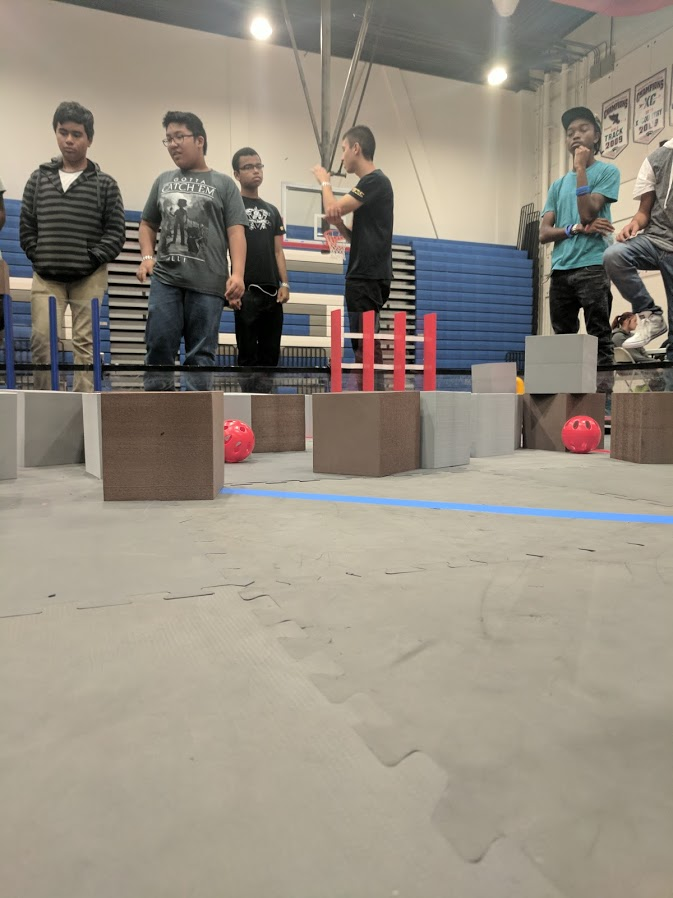
#> input picture images/test1.jpg, 673 x 898 px
$ python DetectLightGlyphs.py   (older library calls are emulated)
#> lines starting #> are read from the running program, lines starting #| are printed output that depends on the picture; after the words box and inside, x2 and y2 are one past the last pixel; in counts of white or black regions, pixels touching at a corner belong together
import cv2
import numpy

raw = cv2.imread("images/test1.jpg")
#> raw is the input picture: shape (898, 673, 3); mean B, G, R 128.8, 141.2, 148.8

height, width = raw.shape[:2]
grey = cv2.cvtColor(raw, cv2.COLOR_BGR2GRAY)
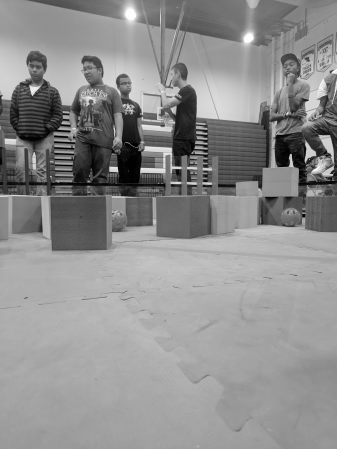
#> grey: shape (898, 673) (shown at 1/2 size); min 0, max 255, mean 142
grey = cv2.GaussianBlur(grey, (3, 3), 1)
grey = cv2.bilateralFilter(grey, 11, 17, 17)
edges = cv2.Canny(grey,20,50)
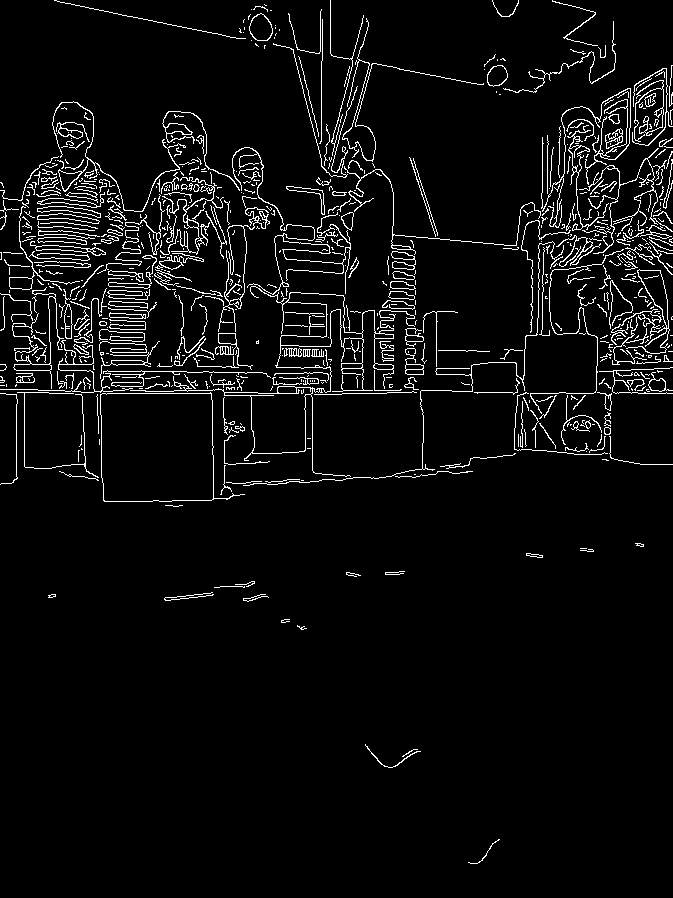
#> edges: shape (898, 673); 5% white in thin lines or dots
structure = cv2.getStructuringElement(cv2.MORPH_RECT, (45,45))
edges = cv2.morphologyEx(edges, cv2.MORPH_CLOSE, structure)
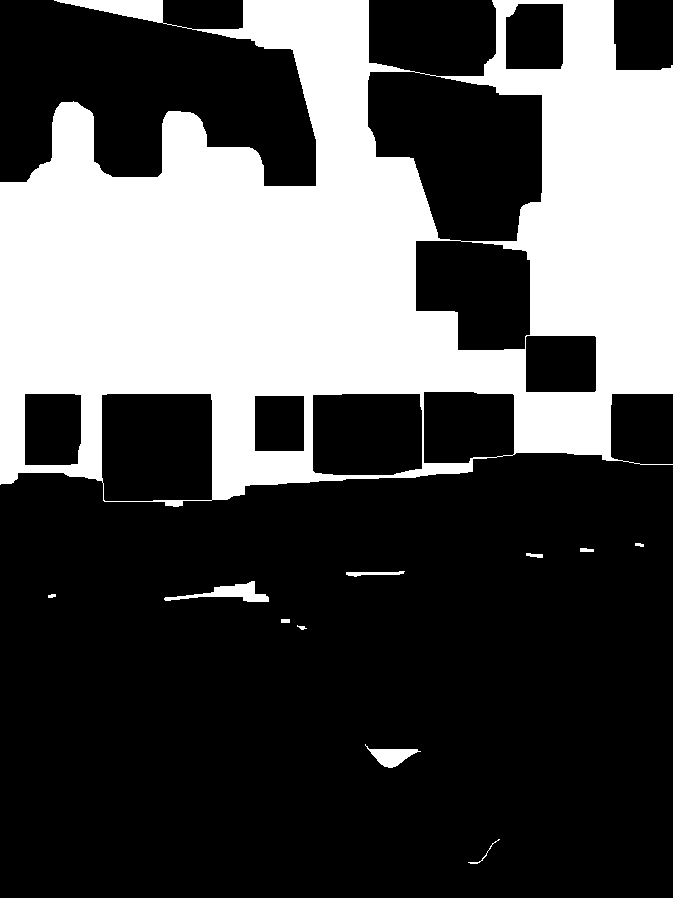
#> edges: shape (898, 673); 31.6% white; 11 white regions

img1, cnts, hq = cv2.findContours(edges.copy(), cv2.RETR_TREE, cv2.CHAIN_APPROX_SIMPLE)
#> cnts = 20 contours, 4 with area under 20; largest, box (x1, y1, x2, y2) and area: (0, 0, 673, 507) 259768, (367, 71, 543, 242) 21944, (101, 393, 213, 502) 11871, (415, 240, 531, 351) 10539, (312, 393, 423, 476) 8810; hq = 20 rows, first 6: [1, -1, -1, -1], [2, 0, -1, -1], [3, 1, -1, -1], [4, 2, -1, -1], [5, 3, -1, -1], [6, 4, -1, -1]


cnts = sorted(cnts, key = cv2.contourArea, reverse = True)[:10]
#> cnts = 10 contours; largest, box (x1, y1, x2, y2) and area: (0, 0, 673, 507) 259768, (367, 71, 543, 242) 21944, (101, 393, 213, 502) 11871, (415, 240, 531, 351) 10539, (312, 393, 423, 476) 8810
screenCnt = None

cubeMask = numpy.zeros((height,width), numpy.uint8)

for c in cnts:
    # approximate the contour


    peri = cv2.arcLength(c, True)
    approx = cv2.approxPolyDP(c, 0.02 * peri, True)

    # if our approximated contour has four points, then
    # we can assume that we have found our screen
    hullPoints = cv2.convexHull(c)
    cv2.polylines(raw, hullPoints,True, (0,255,255), 4)

    if len(approx) <= 5:
       cv2.drawContours(raw, [approx], -1, (255,255,255))
#> this loop made 10 passes
#> (peri, approx) on passes 3, 5, 6, 7, 8, 10: (432.1, [[101, 395], [210, 393], [212, 499], [105, 501]]), (374, [[312, 395], [419, 393], [422, 468], [315, 473]]), (318.4, [[423, 392], [512, 393], [514, 453], [424, 463]]), (251.9, [[525, 337], [594, 335], [596, 390], [526, 392]]), (252.7, [[25, 393], [81, 395], [77, 464], [24, 464]]), (209.7, [[255, 395], [304, 396], [303, 451], [254, 450]])
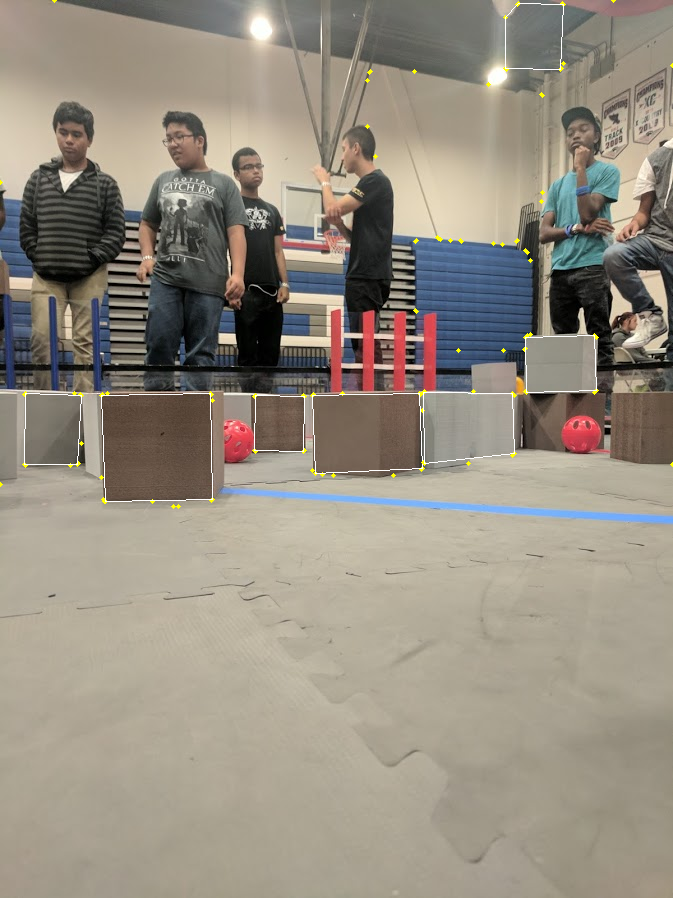
#> raw: shape (898, 673, 3); 0.51% of pixels changed, all inside (x1, y1, x2, y2) = (0, 0, 673, 509)


cubeLayer = cv2.bitwise_and(raw, raw, mask=cubeMask)
#> cubeLayer: shape (898, 673, 3); every value is 0

areas = [cv2.contourArea(c) for c in cnts]
#> areas = [259768, 21943.5, 11871, 10539, 8809.5, 6175.5, 4040.5, 4031.5, 3698, 2798]
max_index = numpy.argmax(areas)
#> max_index = 0
c=cnts[max_index]
#> c = contour of 466 points, box (x1, y1, x2, y2) (0, 0, 673, 507), area 259768

x,y,w,h = cv2.boundingRect(c)
#> x = 0; y = 0; w = 673; h = 507

result = int(x + (w/2))
#> result = 336

cv2.rectangle(raw,(x,y),(x+w,y+h),(0,255,0),2)
cv2.putText(raw, "Chosen" , (x + 10,y + int(h/2) - 40), cv2.FONT_HERSHEY_COMPLEX, 0.8, (0,255,0), 2)

cv2.putText(raw, "RESULT: " + str(result), (result,30),0,1,(0,255,0), 1)
cv2.line(raw,(result,0), (result, 1000), (0,255,0), 3)
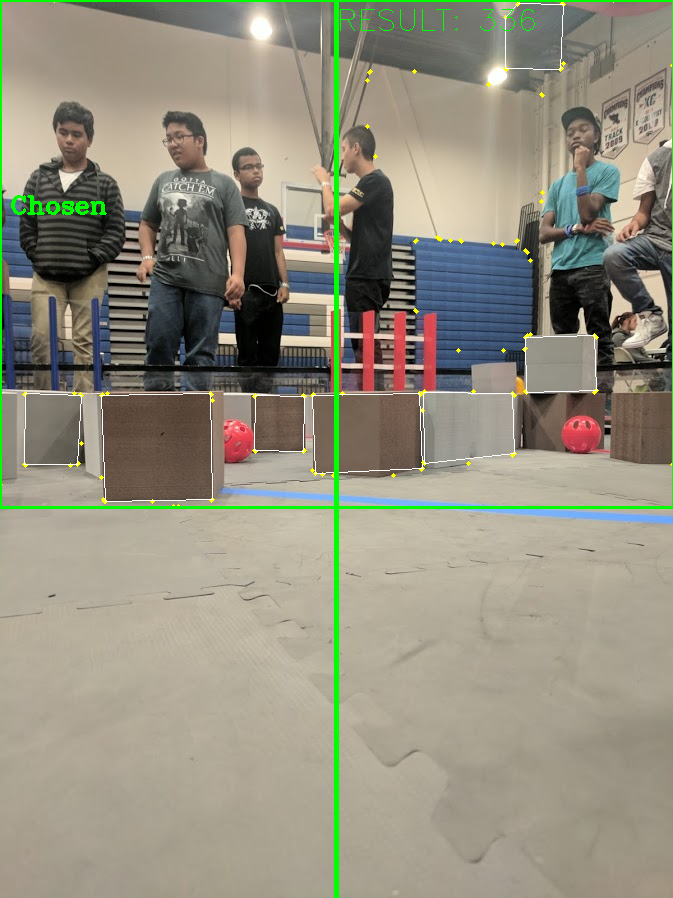
#> raw: shape (898, 673, 3); mean B, G, R 126.9, 143.9, 146.9

cv2.imshow("Raw", raw)


cv2.imshow("Cube Layer", cubeLayer)

cv2.imshow("Raw", raw)

cv2.imshow("Edges", edges)

while(True):
    if cv2.waitKey(1) & 0xFF == ord('q'):
#> (key q is pressed here)
        break

$ run again, with images/test2.jpg copied over images/test1.jpg
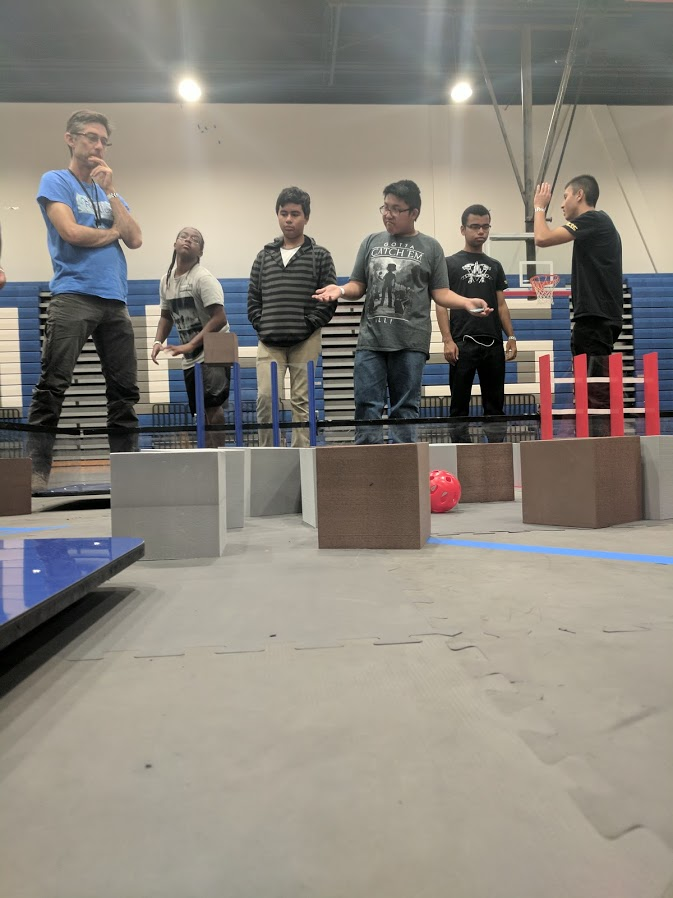
#> input picture images/test2.jpg, 673 x 898 px
#> raw is the input picture: shape (898, 673, 3); mean B, G, R 125.3, 134, 139.4
#> `edges = cv2.morphologyEx(edges, cv2.MORPH_CLOSE, structure)`:
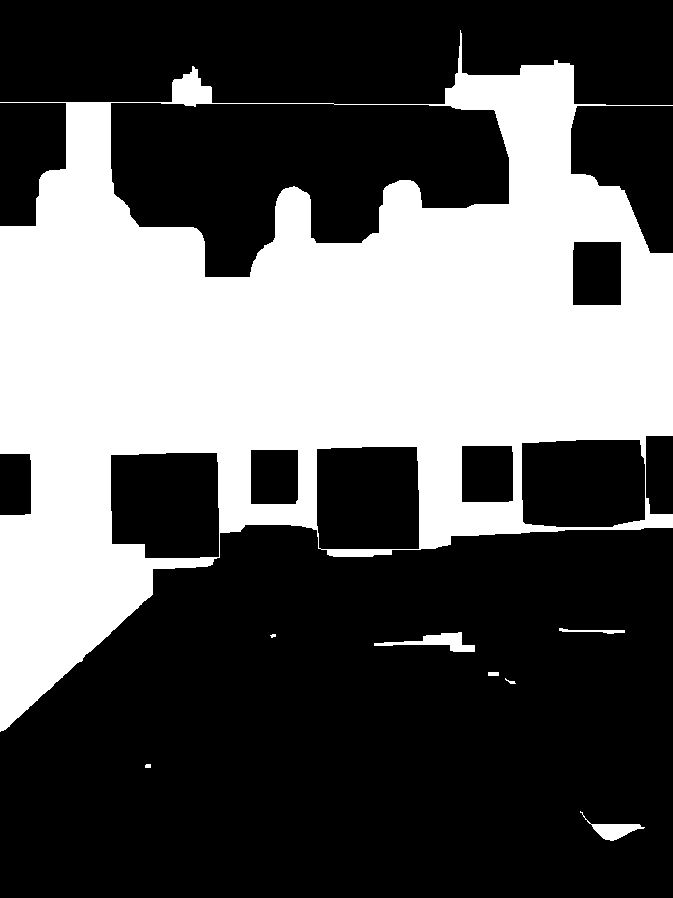
#> edges: shape (898, 673); 35.3% white; 8 white regions (1 under 20 px)
#> `img1, cnts, hq = cv2.findContours(edges.copy(), cv2.RETR_TREE, cv2.CHA..`: cnts = 15 contours, 3 with area under 20; largest, box (x1, y1, x2, y2) and area: (0, 30, 673, 732) 296382, (110, 102, 510, 278) 47044, (110, 452, 220, 559) 10874, (521, 439, 646, 528) 10476, (316, 446, 420, 550) 10446; hq = 15 rows, first 6: [1, -1, -1, -1], [2, 0, -1, -1], [3, 1, -1, -1], [4, 2, -1, -1], [5, 3, -1, -1], [6, 4, -1, -1]
#> `cnts = sorted(cnts, key = cv2.contourArea, reverse = True)[:10]`: cnts = 10 contours; largest, box (x1, y1, x2, y2) and area: (0, 30, 673, 732) 296382, (110, 102, 510, 278) 47044, (110, 452, 220, 559) 10874, (521, 439, 646, 528) 10476, (316, 446, 420, 550) 10446
#> the loop `for c in cnts:` made 10 passes
#> peri on passes 1, 2, 3, 9, 10: 3210.4, 1238.5, 423.6, 234.1, 158.5
#> cubeLayer: shape (898, 673, 3); every value is 0
#> areas = [296382.5, 47044, 10873.5, 10475.5, 10446.5, 3125.5, 2951, 2630, 664, 507.5]
#> max_index = 0
#> c = contour of 350 points, box (x1, y1, x2, y2) (0, 30, 673, 732), area 296382
#> x = 0; y = 30; w = 673; h = 702
#> result = 336
#> `cv2.line(raw,(result,0), (result, 1000), (0,255,0), 3)`:
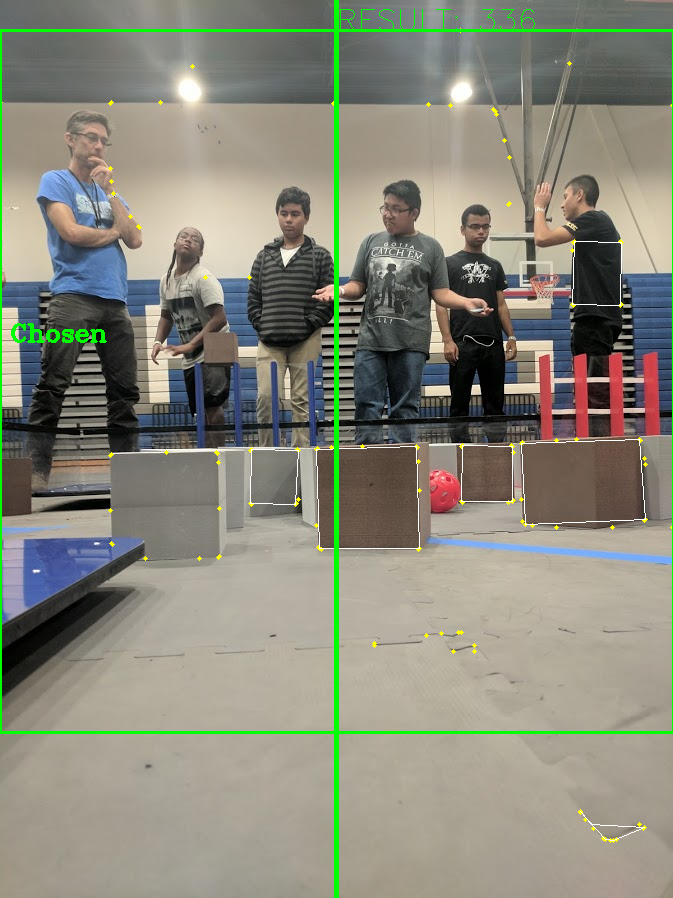
#> raw: shape (898, 673, 3); mean B, G, R 123.1, 137, 137.3

$ run again, with images/test3.jpg copied over images/test1.jpg
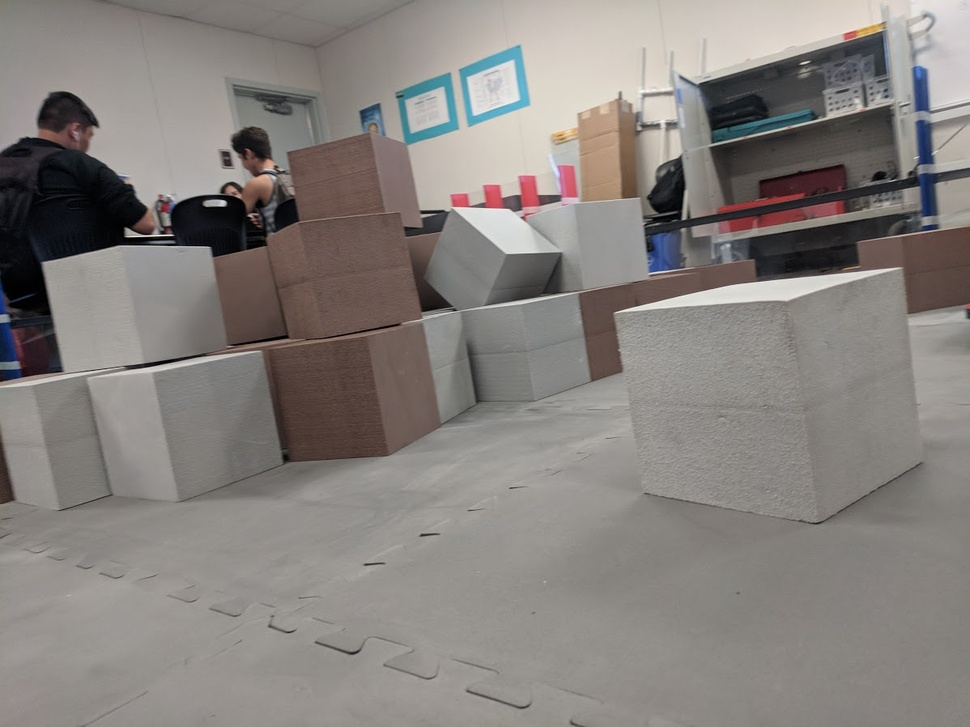
#> input picture images/test3.jpg, 970 x 727 px, shrunk from 1198 x 898 before the run
#> raw is the input picture: shape (727, 970, 3); mean B, G, R 125.6, 129.2, 134.2
#> `edges = cv2.morphologyEx(edges, cv2.MORPH_CLOSE, structure)`:
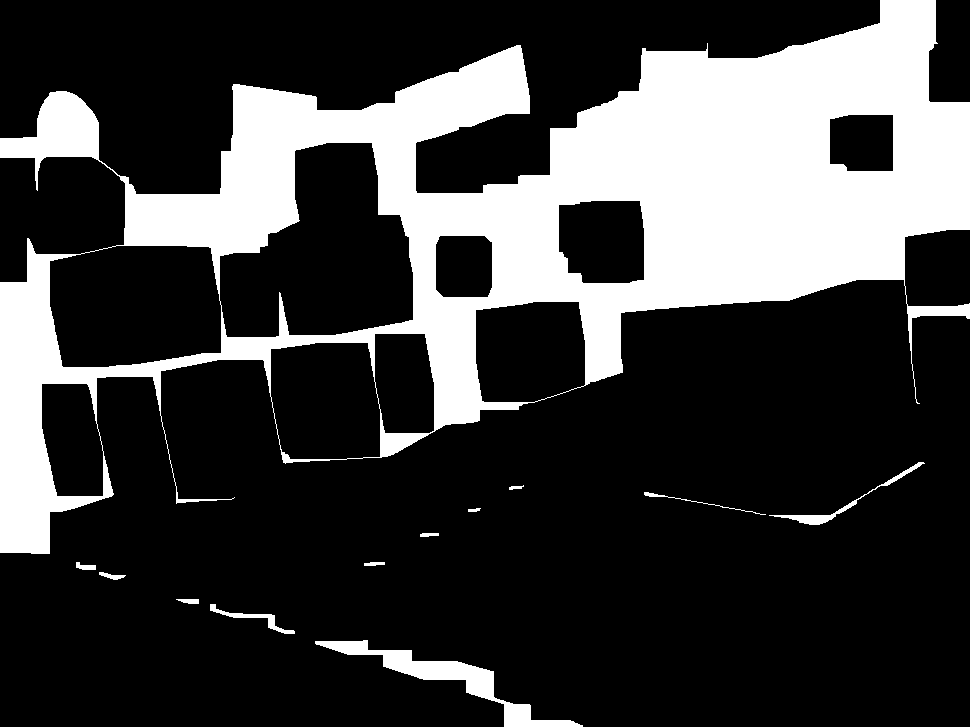
#> edges: shape (727, 970); 24.7% white; 12 white regions
#> `img1, cnts, hq = cv2.findContours(edges.copy(), cv2.RETR_TREE, cv2.CHA..`: cnts = 21 contours; largest, box (x1, y1, x2, y2) and area: (0, 0, 970, 554) 255710, (219, 142, 414, 338) 25836, (49, 245, 222, 368) 18796, (270, 342, 381, 460) 11774, (475, 301, 586, 403) 10119; hq = 21 rows, first 6: [1, -1, -1, -1], [2, 0, -1, -1], [3, 1, -1, -1], [4, 2, -1, -1], [5, 3, -1, -1], [6, 4, -1, -1]
#> `cnts = sorted(cnts, key = cv2.contourArea, reverse = True)[:10]`: cnts = 10 contours; largest, box (x1, y1, x2, y2) and area: (0, 0, 970, 554) 255710, (219, 142, 414, 338) 25836, (49, 245, 222, 368) 18796, (270, 342, 381, 460) 11774, (475, 301, 586, 403) 10119
#> the loop `for c in cnts:` made 10 passes
#> peri on passes 1, 2, 5, 6, 7, 9, 10: 4946.1, 821.9, 397.4, 325.7, 329.5, 667.3, 235
#> cubeLayer: shape (727, 970, 3); every value is 0
#> areas = [255709.5, 25835.5, 18796, 11773.5, 10119, 6549.5, 5955.5, 5473.5, 3745, 3484]
#> max_index = 0
#> c = contour of 1060 points, box (x1, y1, x2, y2) (0, 0, 970, 554), area 255710
#> x = 0; w = 970; h = 554
#> result = 485
#> `cv2.line(raw,(result,0), (result, 1000), (0,255,0), 3)`:
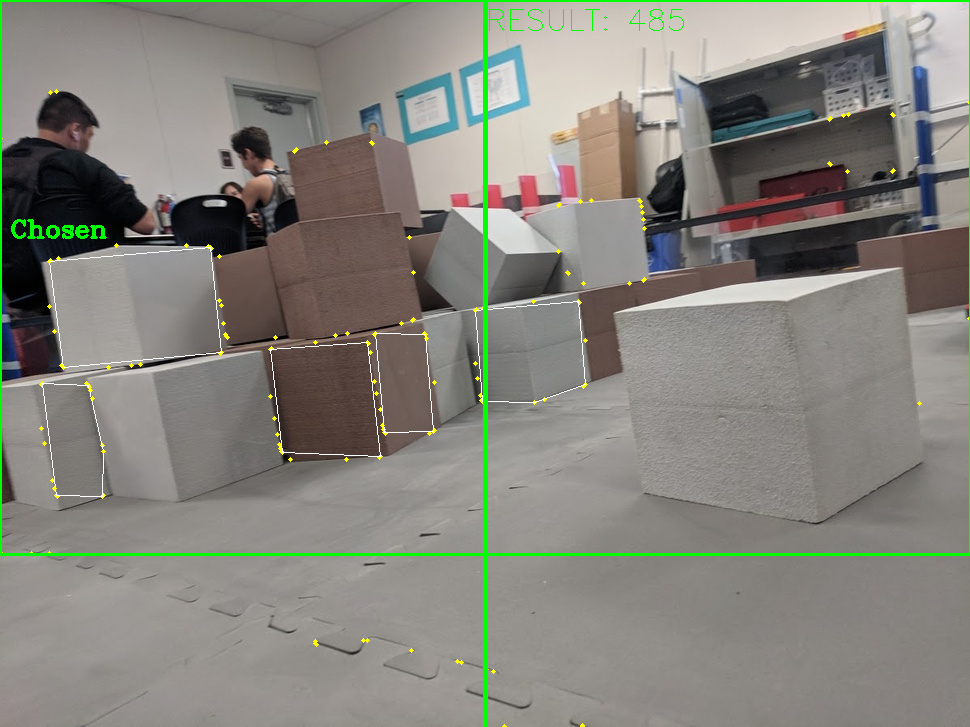
#> raw: shape (727, 970, 3); mean B, G, R 123.7, 131.9, 132.7
